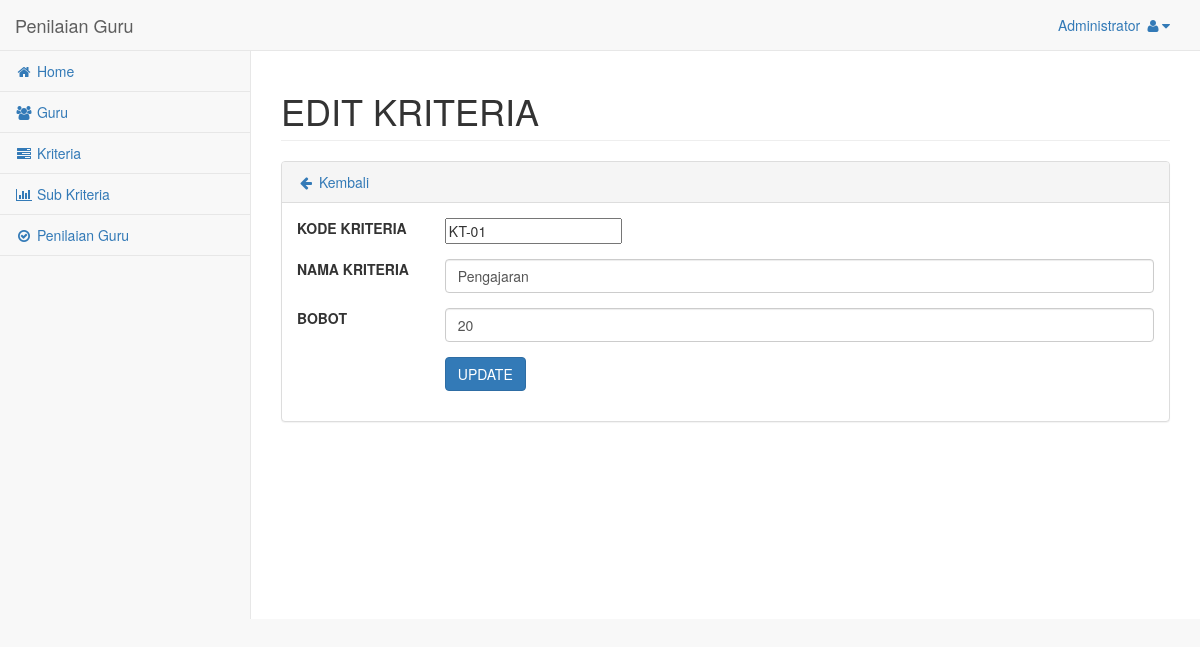
Screenshot of /admin/kriteria_edit.php?id=KT-01 (signed in) with the database file from the repository.
### tables this page shows
CREATE TABLE `kriteria` (
  `kd_kriteria` varchar(20) NOT NULL,
  `nm_kriteria` varchar(255) NOT NULL,
  `bobot` int(11) NOT NULL
);

### admin/kriteria_edit.php (the view, shortened to what this page needs)
<!DOCTYPE html>
<html lang="en">
  <head>
    <?php
      include 'header.php';
    ?>
  </head>
  <body>
    <div id="wrapper">
      <?php
        include 'navbar.php';
      ?>
      <div id="page-wrapper">
        <div class="row">
          <div class="col-lg-12">
            <h1 class="page-header">EDIT KRITERIA</h1>
          </div>
        </div>
      <div class="row">
        <div class="col-lg-12">
          <div class="panel panel-default">
            <div class="panel-heading">
              <a href="kriteria.php"><i class="fa fa-arrow-left fa-fw"></i> Kembali</a>
            </div>
            <?php
              include 'koneksi.php';
              $kd_kriteria	= $_GET['id'];
              $query        = mysqli_query($koneksi, "SELECT * FROM kriteria WHERE kd_kriteria='$kd_kriteria'");
              $tampil       = mysqli_fetch_array($query);
            ?>
            <div class="panel-body">
              <div class="row">
                <div class="col-lg-12">
                  <form action="" method="POST" enctype="multipart/form-data" class="form-horizontal">
                    <div class="form-group">
                      <label class="col-md-2 form-control-label" for="text-input">KODE KRITERIA</label>
                      <div class="col-md-10">
                        <input type="text" id="text-input" name="kd_kriteria" value="<?php echo $tampil['kd_kriteria']; ?>" required>
                      </div>
                    </div>
                    <div class="form-group">
                      <label class="col-md-2 form-control-label" for="text-input">NAMA KRITERIA</label>
                      <div class="col-md-10">
                        <input type="text" id="text-input" name="nm_kriteria" class="form-control" value="<?php echo $tampil['nm_kriteria']; ?>" required>
                      </div>
                    </div>
                    <div class="form-group">
                      <label class="col-md-2 form-control-label" for="text-input">BOBOT</label>
                      <div class="col-md-10">
                        <input type="text" id="text-input" name="bobot" class="form-control" value="<?php echo $tampil['bobot']; ?>" required>
                      </div>
                    </div>
                    <div class="form-group row">
                      <label class="col-md-2 form-control-label" for="text-input"></label>
                      <div class="col-md-5">
                        <button type="submit" name="update" class="btn btn-primary">UPDATE</button>
                      </div>
                    </div>
                  </form>
                </div>
              </div>
            </div>
          </div>
        </div>
      </div>
    </div>
  </body>
</html>

### admin/navbar.php (shortened to what this page needs)
<nav class="navbar navbar-default navbar-static-top" role="navigation" style="margin-bottom: 0">
  <div class="navbar-header">
    <a class="navbar-brand" href="index.php">Penilaian Guru</a>
  </div>
  <ul class="nav navbar-top-links navbar-right">
    <li class="dropdown">
      <?php
        include 'koneksi.php';
        $username = $_SESSION['username'];
        $hasil = mysqli_query($koneksi,"SELECT * FROM admin WHERE username='$username'");
        while($tampil = mysqli_fetch_array($hasil)) {
      ?>
      <a class="dropdown-toggle" data-toggle="dropdown" href="#">
        <?php echo $tampil['nm_admin'];?> <i class="fa fa-user fa-fw"></i><i class="fa fa-caret-down"></i>
      </a>
      <?php
        }
      ?>
    </li>
  </ul>
  <div class="navbar-default sidebar" role="navigation">
    <div class="sidebar-nav navbar-collapse">
      <ul class="nav" id="side-menu">
        <li>
          <a href="index.php"><i class="fa fa-home fa-fw"></i> Home</a>
        </li>
        <li>
          <a href="guru.php"><i class="fa fa-users fa-fw"></i> Guru</a>
        </li>
        <li>
          <a href="kriteria.php"><i class="fa fa-tasks fa-fw"></i> Kriteria</a>
        </li>
        <li>
          <a href="subkriteria.php"><i class="fa fa-bar-chart-o  fa-fw"></i> Sub Kriteria</a>
        </li>
        <li>
          <a href="penilaian.php"><i class="fa fa-check-circle-o  fa-fw"></i> Penilaian Guru</a>
        </li>
      </ul>
    </div>
  </div>
</nav>

### rows the page displays
kriteria: kd_kriteria "KT-01", nm_kriteria "Pengajaran", bobot "20"

### other values shown
$tampil['nm_admin'] "Administrator"
